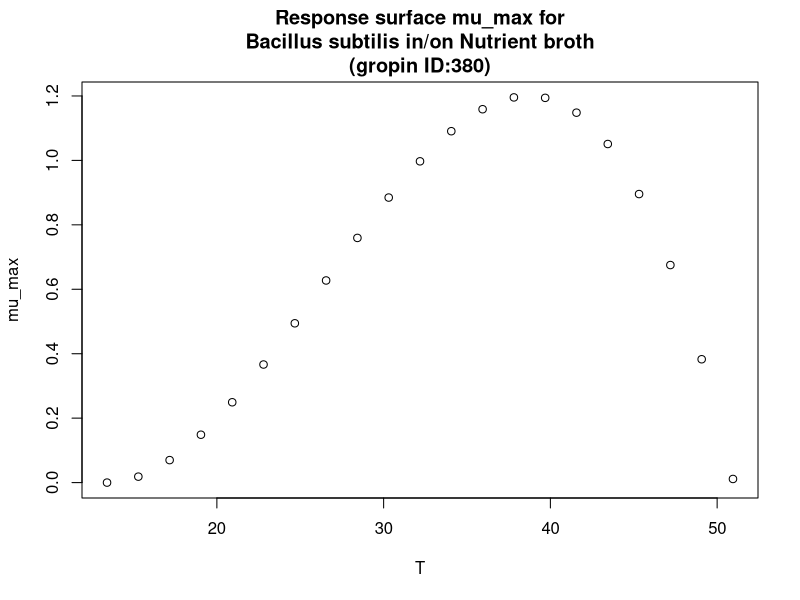

R code for this plot:
#############################
# start of Parameter script
#############################
T <- seq(13.4134,50.949050949051,length.out=21)
#############################
# end of Parameter script
#############################
############################# 
# start of Model script Gropin ID 380 
#############################
 
# constant coefficients for this model
 
variables <- data.frame(T)
argumentsPar <- expand.grid(variables)
 
# heart of the model
response_surface <- function(T) {
   mumax <-(1.2*(T-51)*((T-13.4)^2))/((38.7-13.4)*((38.7-13.4)*(T-38.7)-(38.7-51)*(38.7+13.4-2*T)))

return(mumax=mumax)
} 

# output parameters
mumax <- cbind(argumentsPar,response_surface(argumentsPar['T']))
colnames(mumax) <- c(colnames(argumentsPar),'mumax')
#############################
# End of Model script
#############################
############################# 
# start of Visualisation script Gropin ID 380 
#############################
plot(T,mumax$mumax,
                          xlab='T',
                          ylab='mu_max',main='Response surface mu_max for
Bacillus subtilis in/on Nutrient broth
(gropin ID:380)')
#############################
# End of Visualisation script
#############################
